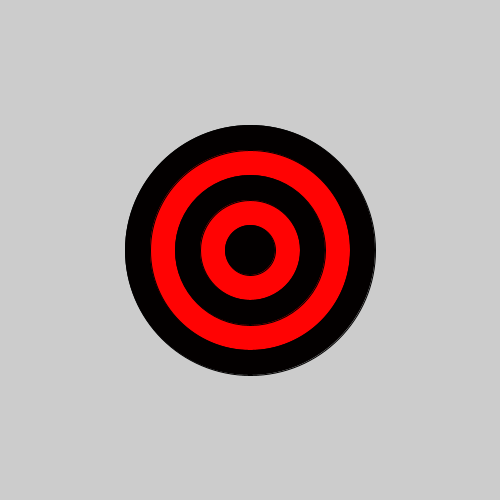
Frame 1 (no input)
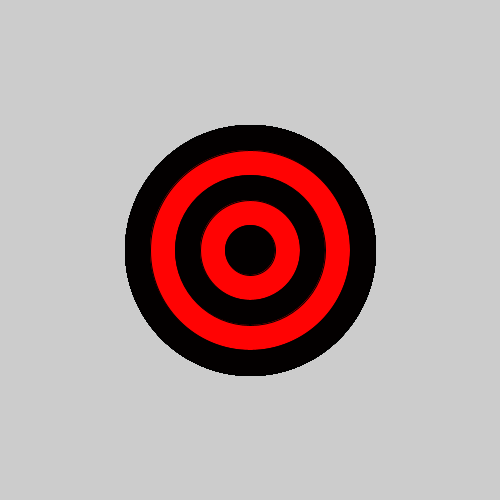
Frame 60 (the mouse pressed at the canvas centre just before this capture)
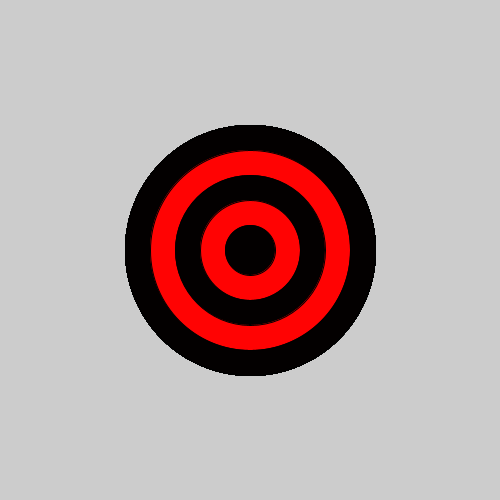
Frame 120 (the mouse held since frame 60 and released just before this capture)

The Processing sketch that drew these frames (run headless with seeded random() and noise(); from frame 60 on, the mouse is pressed at the canvas centre):

// Processing sketch: bullseye
// ── bullseye.pde
void setup(){
  size(500,500);
  
}


void draw(){
  

for(int size = 250;size>=50; size = size-50 ){
  if(size%100>0){
    fill(#030000);
    
  }
  else if(size%100==0){
  fill(#FF0303);
 
  }
  
  ellipse(250,250,size, size);
  
  }
  
   

 


}
